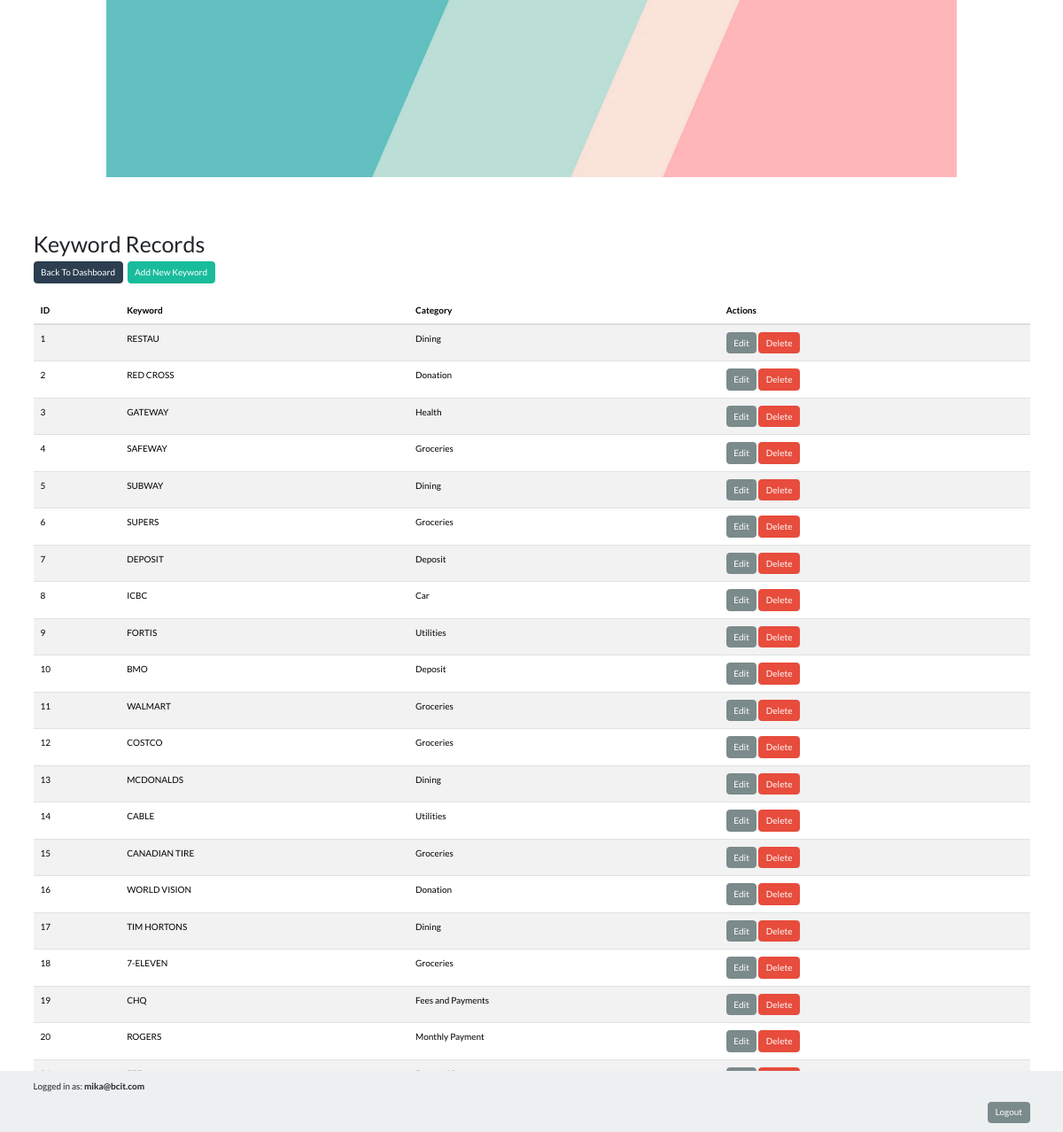
Screenshot of /actions/admin/manage_keywords.php (signed in) with the database file from the repository.
### tables this page shows
CREATE TABLE keywords (
          id INTEGER PRIMARY KEY AUTOINCREMENT,
          keyword VARCHAR(255) UNIQUE NOT NULL,
          bucket_id INTEGER NOT NULL,
          FOREIGN KEY (bucket_id) REFERENCES buckets(id)
      );

CREATE TABLE buckets (
                id INTEGER PRIMARY KEY AUTOINCREMENT,
                category TEXT NOT NULL,
                description TEXT NOT NULL
            );

### classes/Keyword.php (called while the page is built, shortened)
<?php
class Keyword
{
  public static function fetchAll()
  {
    $db = Database::getConnection();
    $result = $db->query('SELECT keywords.*, buckets.category FROM keywords LEFT JOIN buckets ON bucket_id = buckets.id');
    $keywords = [];
    while ($row = $result->fetchArray(SQLITE3_ASSOC)) {
      $keywords[] = $row;
    }
    return $keywords;
  }
}

### actions/admin/manage_keywords.php (the view, shortened to what this page needs)
<?php
require_once($_SERVER['DOCUMENT_ROOT'] . "/inc_header.php");
$keywords = Keyword::fetchAll();
$dashboardUrl = "../../dashboard/admin_dashboard.php";
$addKeywordUrl = "/actions/create/create_keyword.php";
echo "<h2>Keyword Records</h2>";
echo "<div class='d-flex justify-content-start'>";
echo "<a href='" . htmlspecialchars($dashboardUrl) . "' class='btn btn-primary'>Back To Dashboard</a>";
echo "<div class='mx-2'>";
echo "<a href='" . htmlspecialchars($addKeywordUrl) . "' class='btn btn-success'>Add New Keyword</a>";
echo "</div>";
echo "</div>";
echo "<br/>";
if (!empty($keywords)) {
  echo "<table width='100%' class='table table-striped'>";
  echo "<thead>";
  echo "<tr>";
  echo "<th>ID</th>";
  echo "<th>Keyword</th>";
  echo "<th>Category</th>";
  echo "<th>Actions</th>";
  echo "</tr>";
  echo "</thead>";
  echo "<tbody>";
  foreach ($keywords as $keyword) {
    echo "<tr>";
    echo "<td>" . htmlspecialchars($keyword['id']) . "</td>";
    echo "<td>" . htmlspecialchars($keyword['keyword']) . "</td>";
    echo "<td>" . htmlspecialchars($keyword['category']) . "</td>";
    echo "<td>";
    echo "<a href='/actions/update/update_keyword.php?id=" . htmlspecialchars($keyword['id']) . "' class='btn btn-dark'>Edit</a> ";
    echo "<a href='/actions/delete/delete_keyword.php?id=" . htmlspecialchars($keyword['id']) . "' class='btn btn-danger'>Delete</a>";
    echo "</td>";
    echo "</tr>";
  }
  echo "</tbody>";
  echo "</table>";
} else {
  echo "<p>No keyword records found.</p>";
}
?>
<?php include_once($_SERVER['DOCUMENT_ROOT'] . "/inc_footer.php"); ?>

### rows the page displays
keywords: id "1", keyword "RESTAU", bucket.category "Dining"
keywords: id "2", keyword "RED CROSS", bucket.category "Donation"
keywords: id "3", keyword "GATEWAY", bucket.category "Health"
keywords: id "4", keyword "SAFEWAY", bucket.category "Groceries"
keywords: id "5", keyword "SUBWAY", bucket.category "Dining"
keywords: id "6", keyword "SUPERS", bucket.category "Groceries"
keywords: id "7", keyword "DEPOSIT", bucket.category "Deposit"
keywords: id "8", keyword "ICBC", bucket.category "Car"
keywords: id "9", keyword "FORTIS", bucket.category "Utilities"
keywords: id "10", keyword "BMO", bucket.category "Deposit"
keywords: id "11", keyword "WALMART", bucket.category "Groceries"
keywords: id "12", keyword "COSTCO", bucket.category "Groceries"
keywords: id "13", keyword "MCDONALDS", bucket.category "Dining"
keywords: id "14", keyword "CABLE", bucket.category "Utilities"
keywords: id "15", keyword "CANADIAN TIRE", bucket.category "Groceries"
keywords: id "16", keyword "WORLD VISION", bucket.category "Donation"
keywords: id "17", keyword "TIM HORTONS", bucket.category "Dining"
keywords: id "18", keyword "7-ELEVEN", bucket.category "Groceries"
keywords: id "19", keyword "CHQ", bucket.category "Fees and Payments"
keywords: id "20", keyword "ROGERS", bucket.category "Monthly Payment"

### other values shown
$_SESSION['user_email'] "mika@bcit.com"
